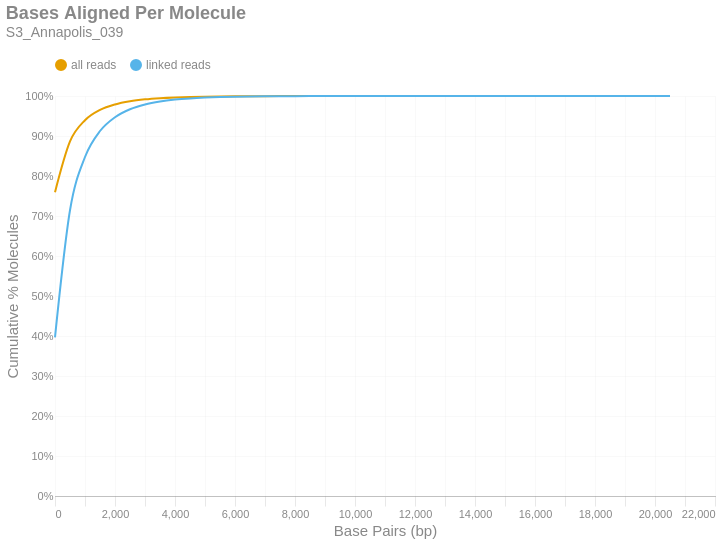

The cell this chart's notebook holds for it:
### Markdown cell above
### Bases Aligned Per Molecule
This is a cumulative frequency distribution showing the number of base pairs aligned per unique molecule. These data are shown in 500 bp bins. There are two distributions: one with `all reads` (yellow) and another with only `linked reads` (blue). The percent of molecules in the `linked reads` distribution is relative to the total number of linked molecules.

### Code cell
if SKIPLR:
    print_html(f"Skipped")
else:
    binned_df = consolidated_hist(valids['aligned_bp'], mask, 500, True)
    with SafeRender(binned_df):
        (
            density_plot(binned_df, 'Bases Aligned Per Molecule', samplename, 'basesper')
            .encode(
                x=alt.X('bin:Q', title="Base Pairs (bp)").axis(tickMinStep=500).scale(padding=0),
                y=alt.Y('value:Q', title='Cumulative % Molecules')
                    .axis(format='%')
                    .scale(domain = [0,1])
                    .stack(False),
                color=alt.Color("key:N").scale(domain = ["all reads", "linked reads"]),
                tooltip = [
                    alt.Tooltip("key:N", title = "Data Type"),
                    alt.Tooltip("range_label:N", title="Bases Aligned Per Molecule"),
                    alt.Tooltip("value:Q", format = ".2%", title="% Molecules (Cum.)")
                ]
            )
        ).display()

### Figure 1 — Vega-Lite specification as saved in the notebook (floating-point values rounded to 4 significant figures)
{"width": "container", "height": 400, "config": {"title": {"anchor": "start", "dy": -15, "fontSize": 18, "color": "#888888", "subtitleColor": "#888888", "subtitleFontSize": 14}, "arc": {"fill": "#0072B2"}, "axis": {"domainColor": "#888888", "domainWidth": 0.5, "gridWidth": 0.2, "grid": false, "titleFontWeight": 400, "titleFontSize": 15, "labelFontSize": 11, "labelColor": "#888888", "tickColor": "#888888", "tickWidth": 0.2, "titleColor": "#888888"}, "axisBand": {"grid": false}, "axisX": {"grid": true, "tickSize": 10, "domainCap": "round"}, "axisY": {"domain": false, "grid": true, "tickSize": 0, "domainCap": "round"}, "background": "transparent", "header": {"labelFontSize": 15, "labelColor": "#888888", "titleFontSize": 15, "titleFontWeight": 600, "titleColor": "#888888"}, "legend": {"labelFont": "sans-serif", "labelFontSize": 12, "labelColor": "#888888", "symbolSize": 100, "symbolType": "circle", "titleFontSize": 12, "titlePadding": 10, "titleColor": "#888888", "title": null, "orient": "top"}, "range": {"category": ["#E69F00", "#56B4E9", "#009E73", "#F0E442", "#0072B2", "#D55E00", "#CC79A7", "#000000"], "diverging": ["#cfe8f3", "#a2d4ec", "#73bfe2", "#46abdb", "#1696d2", "#12719e"]}, "area": {"fill": "#0072B2", "fillOpacity": 0.7, "line": true, "strokeOpacity": 0.7}, "line": {"color": "#0072B2", "stroke": "#0072B2", "strokeWidth": 2}, "trail": {"color": "#0072B2", "stroke": "#0072B2", "strokeWidth": 0, "size": 1}, "point": {"filled": true, "fillOpacity": 1.0, "size": 95}, "text": {"color": "#888888", "fontSize": 11, "align": "right", "fontWeight": 400, "size": 11}, "bar": {"fill": "#0072B2", "stroke": null}, "view": {"stroke": null, "continuousWidth": 660, "continuousHeight": 400}}, "data": {"name": "data-a6128728356528f19bcf60538340bb77"}, "mark": {"type": "line", "interpolate": "monotone", "point": {"opacity": 0, "size": 275}}, "encoding": {"color": {"field": "key", "scale": {"domain": ["all reads", "linked reads"]}, "type": "nominal"}, "tooltip": [{"field": "key", "title": "Data Type", "type": "nominal"}, {"field": "range_label", "title": "Bases Aligned Per Molecule", "type": "nominal"}, {"field": "value", "format": ".2%", "title": "% Molecules (Cum.)", "type": "quantitative"}], "x": {"axis": {"tickMinStep": 500}, "field": "bin", "scale": {"padding": 0}, "title": "Base Pairs (bp)", "type": "quantitative"}, "y": {"axis": {"format": "%"}, "field": "value", "scale": {"domain": [0, 1]}, "stack": false, "title": "Cumulative % Molecules", "type": "quantitative"}}, "params": [{"name": "param_c36ac31b6afebe62", "select": {"type": "point", "fields": ["key"]}, "bind": "legend"}], "title": {"text": "Bases Aligned Per Molecule", "subtitle": "S3_Annapolis_039"}, "transform": [{"fold": ["all reads (cumsum)", "linked reads (cumsum)"]}, {"calculate": "replace(datum.key, ' (cumsum)', '')", "as": "key"}, {"filter": {"param": "param_c36ac31b6afebe62"}}], "usermeta": {"embedOptions": {"downloadFileName": "S3_Annapolis_039.basesper"}}, "$schema": "https://vega.github.io/schema/vega-lite/v6.1.0.json", "datasets": {"data-a6128728356528f19bcf60538340bb77": [{"bin": "0.0", "interval": "0.0-500.0", "all reads": 0.7596, "linked reads": 0.3968, "all reads (cumsum)": 0.7596, "linked reads (cumsum)": 0.3968, "range_label": "0-499"}, {"bin": "500.0", "interval": "500.0-1000.0", "all reads": 0.1268, "linked reads": 0.3176, "all reads (cumsum)": 0.8865, "linked reads (cumsum)": 0.7144, "range_label": "500-999"}, {"bin": "1000.0", "interval": "1000.0-1500.0", "all reads": 0.05293, "linked reads": 0.1331, "all reads (cumsum)": 0.9394, "linked reads (cumsum)": 0.8475, "range_label": "1000-1499"}, {"bin": "1500.0", "interval": "1500.0-2000.0", "all reads": 0.02582, "linked reads": 0.06496, "all reads (cumsum)": 0.9652, "linked reads (cumsum)": 0.9125, "range_label": "1500-1999"}, {"bin": "2000.0", "interval": "2000.0-2500.0", "all reads": 0.01375, "linked reads": 0.03458, "all reads (cumsum)": 0.979, "linked reads (cumsum)": 0.947, "range_label": "2000-2499"}, {"bin": "2500.0", "interval": "2500.0-3000.0", "all reads": 0.007927, "linked reads": 0.01994, "all reads (cumsum)": 0.9869, "linked reads (cumsum)": 0.967, "range_label": "2500-2999"}, {"bin": "3000.0", "interval": "3000.0-3500.0", "all reads": 0.004719, "linked reads": 0.01187, "all reads (cumsum)": 0.9916, "linked reads (cumsum)": 0.9789, "range_label": "3000-3499"}, {"bin": "3500.0", "interval": "3500.0-4000.0", "all reads": 0.002927, "linked reads": 0.007364, "all reads (cumsum)": 0.9945, "linked reads (cumsum)": 0.9862, "range_label": "3500-3999"}, {"bin": "4000.0", "interval": "4000.0-4500.0", "all reads": 0.001884, "linked reads": 0.00474, "all reads (cumsum)": 0.9964, "linked reads (cumsum)": 0.991, "range_label": "4000-4499"}, {"bin": "4500.0", "interval": "4500.0-5000.0", "all reads": 0.001202, "linked reads": 0.003023, "all reads (cumsum)": 0.9976, "linked reads (cumsum)": 0.994, "range_label": "4500-4999"}, {"bin": "5000.0", "interval": "5000.0-5500.0", "all reads": 0.0007897, "linked reads": 0.001987, "all reads (cumsum)": 0.9984, "linked reads (cumsum)": 0.996, "range_label": "5000-5499"}, {"bin": "5500.0", "interval": "5500.0-6000.0", "all reads": 0.0005286, "linked reads": 0.00133, "all reads (cumsum)": 0.9989, "linked reads (cumsum)": 0.9973, "range_label": "5500-5999"}, {"bin": "6000.0", "interval": "6000.0-6500.0", "all reads": 0.0003515, "linked reads": 0.0008843, "all reads (cumsum)": 0.9993, "linked reads (cumsum)": 0.9982, "range_label": "6000-6499"}, {"bin": "6500.0", "interval": "6500.0-7000.0", "all reads": 0.0002314, "linked reads": 0.0005821, "all reads (cumsum)": 0.9995, "linked reads (cumsum)": 0.9988, "range_label": "6500-6999"}, {"bin": "7000.0", "interval": "7000.0-7500.0", "all reads": 0.0001566, "linked reads": 0.0003939, "all reads (cumsum)": 0.9997, "linked reads (cumsum)": 0.9992, "range_label": "7000-7499"}, {"bin": "7500.0", "interval": "7500.0-8000.0", "all reads": 0.0001025, "linked reads": 0.0002578, "all reads (cumsum)": 0.9998, "linked reads (cumsum)": 0.9994, "range_label": "7500-7999"}, {"bin": "8000.0", "interval": "8000.0-8500.0", "all reads": 6.853e-05, "linked reads": 0.0001724, "all reads (cumsum)": 0.9998, "linked reads (cumsum)": 0.9996, "range_label": "8000-8499"}, {"bin": "8500.0", "interval": "8500.0-9000.0", "all reads": 5.281e-05, "linked reads": 0.0001329, "all reads (cumsum)": 0.9999, "linked reads (cumsum)": 0.9997, "range_label": "8500-8999"}, {"bin": "9000.0", "interval": "9000.0-9500.0", "all reads": 2.987e-05, "linked reads": 7.514e-05, "all reads (cumsum)": 0.9999, "linked reads (cumsum)": 0.9998, "range_label": "9000-9499"}, {"bin": "9500.0", "interval": "9500.0-10000.0", "all reads": 2.625e-05, "linked reads": 6.604e-05, "all reads (cumsum)": 0.9999, "linked reads (cumsum)": 0.9999, "range_label": "9500-9999"}, {"bin": "10000.0", "interval": "10000.0-10500.0", "all reads": 1.713e-05, "linked reads": 4.311e-05, "all reads (cumsum)": 1.0, "linked reads (cumsum)": 0.9999, "range_label": "10000-10499"}, {"bin": "10500.0", "interval": "10500.0-11000.0", "all reads": 1.022e-05, "linked reads": 2.571e-05, "all reads (cumsum)": 1.0, "linked reads (cumsum)": 0.9999, "range_label": "10500-10999"}, {"bin": "11000.0", "interval": "11000.0-11500.0", "all reads": 7.545e-06, "linked reads": 1.898e-05, "all reads (cumsum)": 1.0, "linked reads (cumsum)": 1.0, "range_label": "11000-11499"}, {"bin": "11500.0", "interval": "11500.0-12000.0", "all reads": 6.13e-06, "linked reads": 1.542e-05, "all reads (cumsum)": 1.0, "linked reads (cumsum)": 1.0, "range_label": "11500-11999"}, {"bin": "12000.0", "interval": "12000.0-12500.0", "all reads": 3.458e-06, "linked reads": 8.7e-06, "all reads (cumsum)": 1.0, "linked reads (cumsum)": 1.0, "range_label": "12000-12499"}, {"bin": "12500.0", "interval": "12500.0-13000.0", "all reads": 1.729e-06, "linked reads": 4.35e-06, "all reads (cumsum)": 1.0, "linked reads (cumsum)": 1.0, "range_label": "12500-12999"}, {"bin": "13000.0", "interval": "13000.0-13500.0", "all reads": 1.1e-06, "linked reads": 2.768e-06, "all reads (cumsum)": 1.0, "linked reads (cumsum)": 1.0, "range_label": "13000-13499"}, {"bin": "13500.0", "interval": "13500.0-14000.0", "all reads": 1.886e-06, "linked reads": 4.746e-06, "all reads (cumsum)": 1.0, "linked reads (cumsum)": 1.0, "range_label": "13500-13999"}, {"bin": "14000.0", "interval": "14000.0-14500.0", "all reads": 1.415e-06, "linked reads": 3.559e-06, "all reads (cumsum)": 1.0, "linked reads (cumsum)": 1.0, "range_label": "14000-14499"}, {"bin": "14500.0", "interval": "14500.0-15000.0", "all reads": 7.859e-07, "linked reads": 1.977e-06, "all reads (cumsum)": 1.0, "linked reads (cumsum)": 1.0, "range_label": "14500-14999"}, {"bin": "15000.0", "interval": "15000.0-15500.0", "all reads": 4.716e-07, "linked reads": 1.186e-06, "all reads (cumsum)": 1.0, "linked reads (cumsum)": 1.0, "range_label": "15000-15499"}, {"bin": "15500.0", "interval": "15500.0-16000.0", "all reads": 4.716e-07, "linked reads": 1.186e-06, "all reads (cumsum)": 1.0, "linked reads (cumsum)": 1.0, "range_label": "15500-15999"}, {"bin": "16000.0", "interval": "16000.0-16500.0", "all reads": 3.144e-07, "linked reads": 7.909e-07, "all reads (cumsum)": 1.0, "linked reads (cumsum)": 1.0, "range_label": "16000-16499"}, {"bin": "16500.0", "interval": "16500.0-17000.0", "all reads": 1.572e-07, "linked reads": 3.955e-07, "all reads (cumsum)": 1.0, "linked reads (cumsum)": 1.0, "range_label": "16500-16999"}, {"bin": "17000.0", "interval": "17000.0-17500.0", "all reads": 0.0, "linked reads": 0.0, "all reads (cumsum)": 1.0, "linked reads (cumsum)": 1.0, "range_label": "17000-17499"}, {"bin": "17500.0", "interval": "17500.0-18000.0", "all reads": 0.0, "linked reads": 0.0, "all reads (cumsum)": 1.0, "linked reads (cumsum)": 1.0, "range_label": "17500-17999"}, {"bin": "18000.0", "interval": "18000.0-18500.0", "all reads": 0.0, "linked reads": 0.0, "all reads (cumsum)": 1.0, "linked reads (cumsum)": 1.0, "range_label": "18000-18499"}, {"bin": "18500.0", "interval": "18500.0-19000.0", "all reads": 1.572e-07, "linked reads": 3.955e-07, "all reads (cumsum)": 1.0, "linked reads (cumsum)": 1.0, "range_label": "18500-18999"}, {"bin": "19000.0", "interval": "19000.0-19500.0", "all reads": 0.0, "linked reads": 0.0, "all reads (cumsum)": 1.0, "linked reads (cumsum)": 1.0, "range_label": "19000-19499"}, {"bin": "19500.0", "interval": "19500.0-20000.0", "all reads": 0.0, "linked reads": 0.0, "all reads (cumsum)": 1.0, "linked reads (cumsum)": 1.0, "range_label": "19500-19999"}, {"bin": "20000.0", "interval": "20000.0-20500.0", "all reads": 0.0, "linked reads": 0.0, "all reads (cumsum)": 1.0, "linked reads (cumsum)": 1.0, "range_label": "20000-20499"}, {"bin": "20500.0", "interval": "20500.0-21000.0", "all reads": 1.572e-07, "linked reads": 3.955e-07, "all reads (cumsum)": 1.0, "linked reads (cumsum)": 1.0, "range_label": "20500-20999"}]}}
